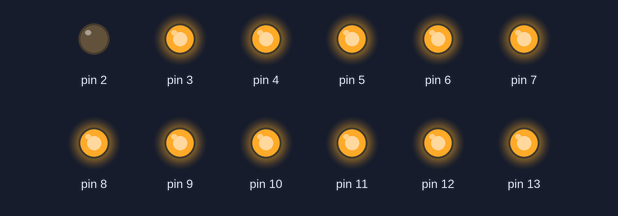
A sketch run on a simulated Arduino Uno, built with avr-gcc and run on an emulated ATmega328P. Parts: output pins drawn as LEDs (lit = HIGH). The local clock reads 2024-03-15 10:24:30 at power-on unless the sketch sets it.

Above: at 0.25 s.
At 1.35 s:
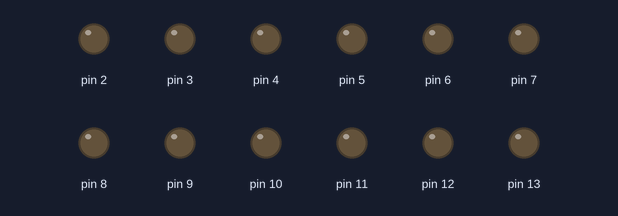
At 2.55 s:
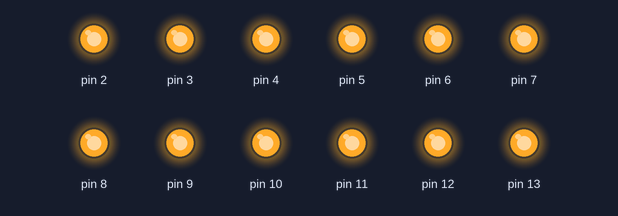
At 3.65 s:
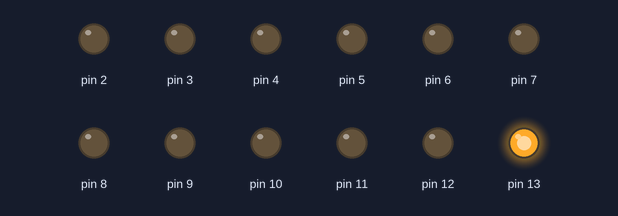
At 4.8 s:
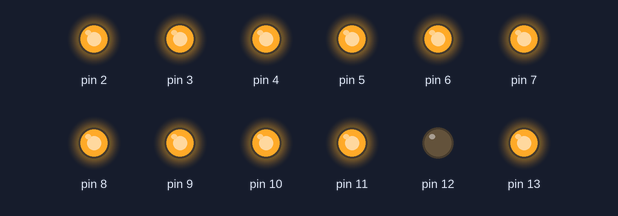
At 36.16 s:
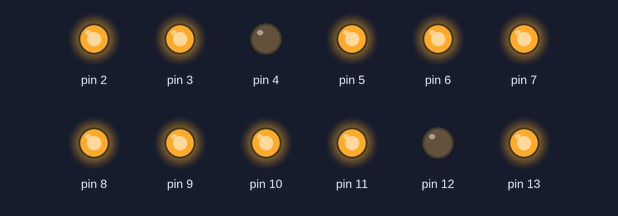
Timing chart, 0 to 38.3 s (numbered marks = the images above):
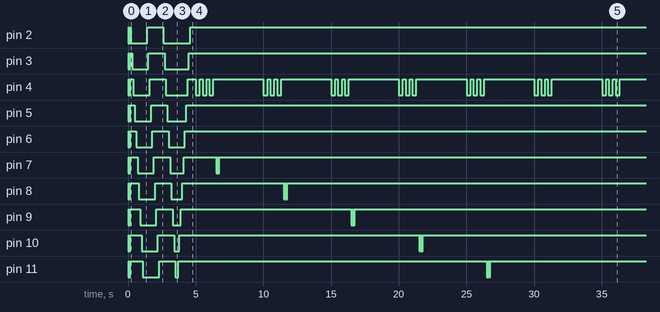

Measured:
- by itself, pin 2: goes HIGH 0.05 s, LOW 0.05 s, HIGH 0.05 s, LOW 1.2 s, HIGH 1.2 s, LOW 2.0 s, then HIGH
- by itself, pin 3: goes HIGH 0.05 s, LOW 0.05 s, HIGH 0.15 s, LOW 1.2 s, HIGH 1.2 s, LOW 1.8 s, then HIGH
- by itself, pin 5: goes HIGH 0.05 s, LOW 0.05 s, HIGH 0.35 s, LOW 1.2 s, HIGH 1.2 s, LOW 1.4 s, then HIGH
- by itself, pin 6: goes HIGH 0.05 s, LOW 0.05 s, HIGH 0.45 s, LOW 1.2 s, HIGH 1.2 s, LOW 1.2 s, then HIGH

The sketch:

vesna.ino
```cpp
#include <Wire.h>
#include "RTClib.h"
RTC_DS1307 RTC;

void setup() {
  // put your setup code here, to run once:
  Serial.begin(9600);
  for (int i = 2; i < 14; i++) {
    pinMode(i,OUTPUT);
    digitalWrite(i, HIGH);
  }
  Wire.begin();
  RTC.begin();
  // If we remove the comment from the following line, we will set up the module time and date with the computer one
  RTC.adjust(DateTime(__DATE__, __TIME__));
}

int hr = 0;

void loop() {
  // put your main code here, to run repeatedly:
  DateTime now = RTC.now();
  int hour = now.hour();
  if(now.hour()>12){
    hour = now.hour() - 12;
  }
  int min = now.minute()/5;
  int exMin = now.minute()%5;
  int sec = now.second()/5;
  int exSec = now.second()%5;
  int del = 0;

  bool hrchange = hr != hour;
  // === Start a hourly animation if there was a change in hours.
  if(hrchange){
    // 5000 ms animation
    // blink twice
    for(int i = 0; i<2; i++){
      for(int j = 2; j<14; j++){
        digitalWrite(j, LOW);
      }
      delay(50);
      for(int j = 2; j<14; j++){
        digitalWrite(j, HIGH);
      }
      delay(50);
    }
    // 200 ms
    // Circle fill clockwise.
    for(int i = 2; i<14; i++){
      digitalWrite(i, LOW);
      delay(100);
    }
    // 1200 ms
    // Circle dim clockwise.
    for(int i = 2; i<14; i++){
      digitalWrite(i, HIGH);
      delay(100);
    }
    // 1200 ms
    // (200+1200+1200 = 2600)
    if(hour == 0){
      for(int i = 2; i<14; i++){
        digitalWrite(i, LOW);
        delay(100);//1200
      }
      // 1200 ms
      for(int i = 13; i>2; i--){
        digitalWrite(i, HIGH);
        delay(100);//1100
      }
      del = 100;
    }else{
      for(int i = 2; i<=hour+2; i++){
        digitalWrite(i, LOW);
        delay(100);
      }
      for(int i = hour+1; i>1; i--){
        digitalWrite(i, HIGH);
        delay(100);
      }
      del = 2400-(100*(hour+2))-(100*(hour-1));
    }
    // The end on the hourly animation
  }else{
    for(int i=2; i<14; i++){
      if(i!=hour+2 || i!=min+2){
        digitalWrite(i, HIGH);
      }
    }
    digitalWrite(hour+2, LOW);
    digitalWrite(min+2, LOW);
    // Blinking extra minutes (if any); If, say, the time is 13:27, minutes led will blink 2 times.
    for(int i = 0; i<exMin; i++){
      digitalWrite(min+2, LOW);
      delay(300);
      digitalWrite(min+2, HIGH);
      delay(200);
    }
    if (hour == min){
      digitalWrite(min+2, LOW); // Keeping hours lit after minutes blinking.
    }
    // I played with seconds blinking, and decided to hardcode two quick blinks.
    for(int i = 0; i<3; i++){
      digitalWrite(sec+2, LOW);
      delay(50);
      digitalWrite(sec+2, HIGH);
      delay(50);
      if(sec == hour){
        digitalWrite(sec+2, LOW); // Keep the hour led lit after blinking seconds.
      }
      if (sec == min && exMin == 0) {
        digitalWrite(min+2, LOW); // Keep the minutes led lit after blinking seconds if if is aliquot to 5 (minutes modulo 5 equals 0).
      }
    }
  }
  // If there was no change in Hours, set the delay between cycles to
  // 5 seconds minus the time for different animations
  if(!hrchange){
    del = 5000-(500*exMin)-300;
  }
  hr = hour;
  delay(del);
}
```
